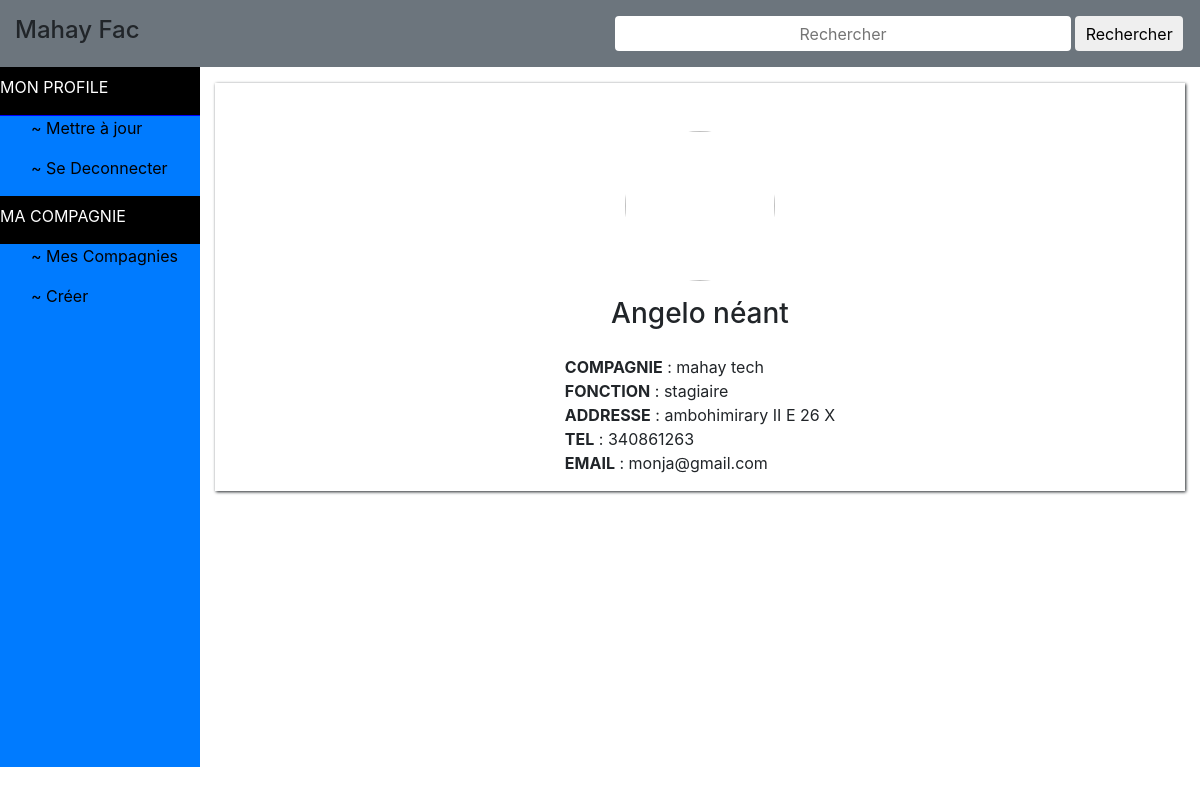
/profile/ (signed in), run on an earlier commit of the app's database.
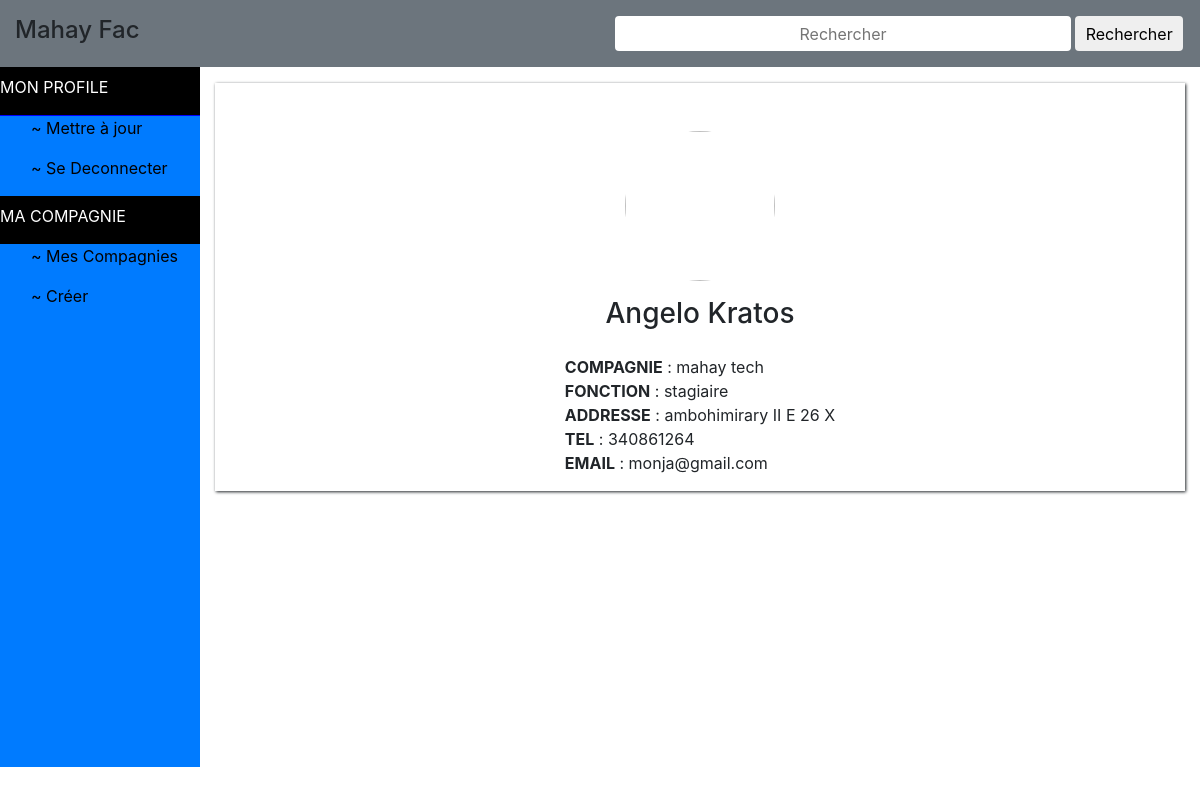
And on a later commit of the database.
### app/models.py (models this page shows)
class User(models.Model):
    first_name = models.CharField(max_length=50)
    last_name = models.CharField(max_length=50)
    picture = models.FileField(upload_to='static/media/images/user/')
    gender = models.CharField(max_length=6, choices=gender_choice, default='male')
    company = models.CharField(max_length=50)
    function = models.CharField(max_length=50)
    address = models.CharField(max_length=50)
    tel = models.IntegerField(max_length=15)
    mail = models.EmailField(max_length=50)
    password = models.CharField(max_length=200)
    repeate = models.CharField(max_length=200)

### app/views.py (the view, shortened to what this page needs)
# urls.py: re_path(r'^profile/$', app.views.profile, name='profile'),
def profile(request):
    try:
        session_id = request.session['id']
        user = User.objects.get(id=session_id)
        first_name = user.first_name
        last_name = user.last_name
        user_gender = user.gender
        user_company = user.company
        user_function = user.function
        user_address = user.address
        user_tel = user.tel
        user_mail = user.mail
        user_picture = str(user.picture).split('/')[-1]
        if request.GET:
            if 'update' in request.GET:
                return render(request, 'tab/profile_update.html', locals())
            elif 'logout' in request.GET:
                del request.session['id']
                return redirect('authentification')
            else:
                return render(request, 'tab/profile.html', locals())
        else:
            return render(request, 'tab/profile.html', locals())
    except KeyError:
        return redirect(auth)

### app/templates/tab/profile.html (shortened to what this page needs)
{% extends 'base.html' %}
{% load static %}
{% block content %}
    <div class="col-10 justify-content-center " >
        <div style="border:none;box-shadow:1px 1px 3px" class="mt-3">
            <div class="row justify-content-center">
                <img src="{% static 'media/images/user/' %}{{ user_picture}}" class="rounded-circle mt-5" style="width:150px;height:150px">
            </div>
            <div class="row mt-3 justify-content-center">
                <h3>
                    {{ first_name }} {{ last_name }}
                </h3>
            </div>
            <div class="row mt-3 justify-content-center">
                <p>
                    <b> COMPAGNIE</b> : {{ user_company }} <br>
                    <b> FONCTION</b> : {{ user_function }} <br>
                    <b> ADDRESSE</b> : {{ user_address }} <br>
                    <b> TEL</b> :    {{ user_tel }} <br>
                    <b> EMAIL</b> : {{ user_mail }} <br>
                </p>
            </div>
        </div>
    </div>
{% endblock %}

What changed in the data, as far as the page shows it:
changed User "Angelo": last_name "néant" → "Kratos"
Also different on the page:
{{ user_tel }}: "340861263" → "340861264"
